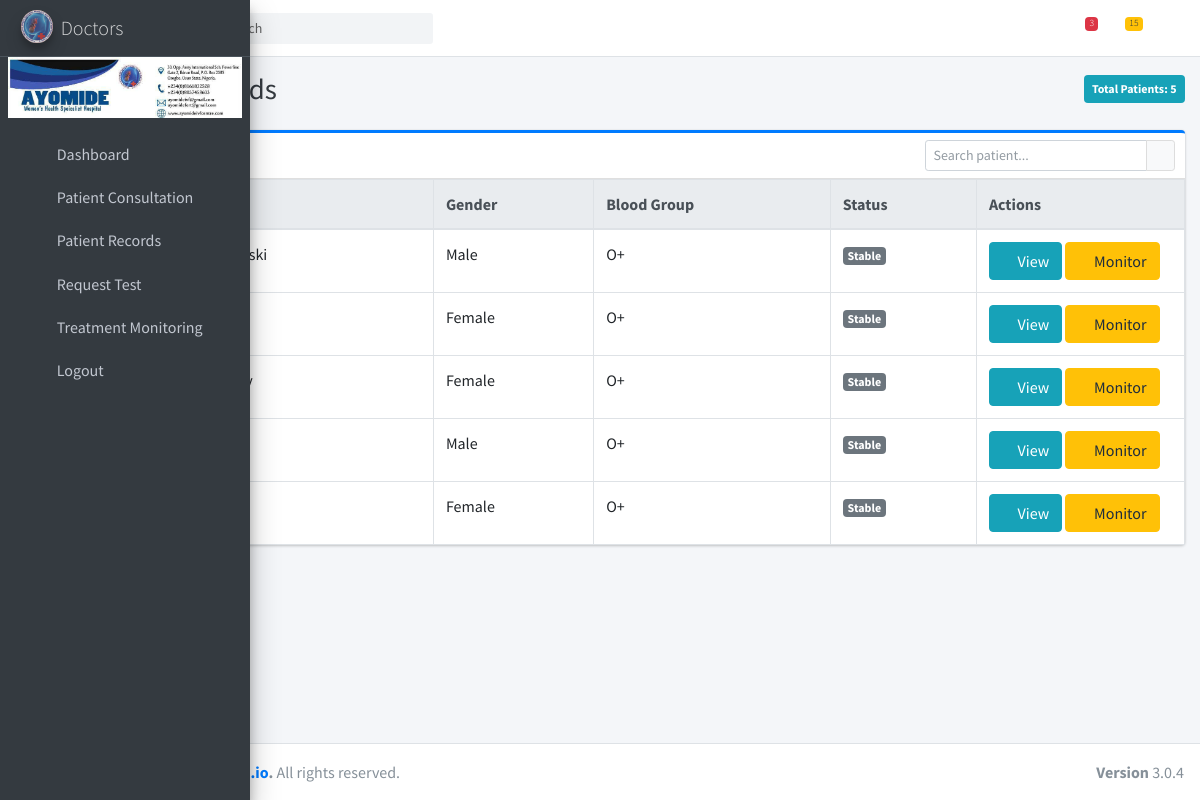
Screenshot of /d/medical-records/ (signed in) with the database file from the repository.
### hospapp/models.py (models this page shows, shortened)
class Patient(models.Model):
    BLOOD_GROUP_CHOICES = [
        ('A+', 'A+'), ('A-', 'A-'),
        ('B+', 'B+'), ('B-', 'B-'),
        ('AB+', 'AB+'), ('AB-', 'AB-'),
        ('O+', 'O+'), ('O-', 'O-'),
    ]
    STATUS_CHOICES = [
        ('stable', 'Stable'),
        ('critical', 'Critical'),
        ('recovered', 'Recovered'),
    ]
    full_name = models.CharField(max_length=200)
    gender = models.CharField()
    date_of_birth = models.DateField()
    phone = models.CharField(max_length=15)
    email = models.EmailField(blank=True, null=True)
    address = models.TextField()
    marital_status = models.CharField(max_length=20)
    nationality = models.CharField(max_length=50)
    state_of_origin = models.CharField(max_length=50, blank=True)
    id_type = models.CharField(max_length=20, blank=True)
    id_number = models.CharField(max_length=100, blank=True)
    next_of_kin_name = models.CharField(max_length=100)
    next_of_kin_phone = models.CharField(max_length=15)
    blood_group = models.CharField(max_length=3, choices=BLOOD_GROUP_CHOICES, default='O+')
    is_inpatient = models.BooleanField(default=False)
    ward = models.ForeignKey(Ward, null=True, blank=True, on_delete=models.SET_NULL)
    bed = models.ForeignKey(Bed, null=True, blank=True, on_delete=models.SET_NULL)
    status = models.CharField(max_length=20, choices=STATUS_CHOICES, default='stable')
    diagnosis = models.TextField(blank=True, null=True)
    medication = models.TextField(blank=True, null=True)
    notes = models.TextField(blank=True, null=True)
    referred_by = models.CharField(max_length=100, blank=True, null=True)
    first_time = models.CharField(max_length=20, blank=True)
    photo = models.ImageField(upload_to='patient_photos/', blank=True, null=True)
    date_registered = models.DateTimeField(auto_now_add=True)

### hospapp/views.py (the view)
# urls.py: path('d/medical-records/', views.access_medical_records, name='access_medical_records'),
@login_required(login_url='home')
def access_medical_records(request):
    patients = Patient.objects.all()
    return render(request, 'doctors/access_medical_records.html', {
        'patients': patients
    })

### hospapp/templates/doctors/access_medical_records.html (shortened to what this page needs)
{% extends "doctors/base.html" %}
{% load static %}
{% block content %}
<div class="content-header">
  <div class="container-fluid">
    <div class="d-flex justify-content-between align-items-center mb-2">
      <h1 class="m-0 text-dark">Patient Records</h1>
      <span class="badge badge-info p-2">Total Patients: {{ patients|length }}</span>
    </div>
  </div>
</div>
<section class="content">
  <div class="container-fluid">
    <div class="card card-outline card-primary">
      <div class="card-header">
        <h3 class="card-title">Browse All Patients</h3>
        <div class="card-tools">
          <form method="get">
            <div class="input-group input-group-sm" style="width: 250px;">
              <input type="text" name="q" class="form-control float-right" placeholder="Search patient...">
              <div class="input-group-append">
                <button type="submit" class="btn btn-default"><i class="fas fa-search"></i></button>
              </div>
            </div>
          </form>
        </div>
      </div>
      <div class="card-body p-0">
        <div class="table-responsive">
          <table class="table table-bordered table-hover text-nowrap mb-0">
            <thead class="thead-light">
              <tr>
                <th style="width: 50px;">#</th>
                <th>Patient Name</th>
                <th>Gender</th>
                <th>Blood Group</th>
                <th>Status</th>
                <th style="width: 160px;">Actions</th>
              </tr>
            </thead>
            <tbody>
              {% for patient in patients %}
              <tr>
                <td>{{ forloop.counter }}</td>
                <td>{{ patient.full_name }}</td>
                <td>{{ patient.gender }}</td>
                <td>{{ patient.blood_group }}</td>
                <td>
                  <span
                    class="badge badge-{% if patient.status == 'active' %}success{% elif patient.status == 'critical' %}danger{% else %}secondary{% endif %}">
                    {{ patient.get_status_display }}
                  </span>
                </td>
                <td>
                  <button class="btn btn-info" data-bs-toggle="modal" data-bs-target="#overviewModal" onclick="loadOverview({{ patient.id }})"><i class="fas fa-folder-open"></i> View</button>
                  <button class="btn btn-warning" data-bs-toggle="modal" data-bs-target="#monitorModal" onclick="loadMonitor({{ patient.id }})"><i class="fas fa-chart-line"></i> Monitor</button>
                </td>
              </tr>
              {% empty %}
              <tr>
                <td colspan="6" class="text-center text-muted">No patients found.</td>
              </tr>
              {% endfor %}
            </tbody>
          </table>
        </div>
      </div>
    </div>
  </div>
</section>
{% endblock %}

### hospapp/templates/doctors/base.html (shortened to what this page needs)
{% load static %}
<!DOCTYPE html>
<html>
<head>
    <link rel="stylesheet" href="{% static 'plugins/fontawesome-free/css/all.min.css' %}">
    <link rel="stylesheet" href="https://code.ionicframework.com/ionicons/2.0.1/css/ionicons.min.css">
    <link rel="stylesheet" href="{% static 'plugins/bootstrap-icons/bootstrap-icons.css' %}">
    <link rel="stylesheet" href="{% static 'dist/css/adminlte.min.css' %}">
</head>
<body class="hold-transition sidebar-mini sidebar-collapse">
    <div class="wrapper">
        <nav class="main-header navbar navbar-expand navbar-white navbar-light">
            <ul class="navbar-nav">
                <li class="nav-item">
                    <a class="nav-link" data-widget="pushmenu" href="#" role="button"></a>
                </li>
                <li class="nav-item d-none d-sm-inline-block">
                    <a href="{% url 'doctors' %}" class="nav-link">Home</a>
                </li>
            </ul>
            <form class="form-inline ml-3">
                <div class="input-group input-group-sm">
                    <input class="form-control form-control-navbar" type="search" placeholder="Search" aria-label="Search">
                    <div class="input-group-append">
                        <button class="btn btn-navbar" type="submit">
                            <i class="fas fa-search"></i>
                        </button>
                    </div>
                </div>
            </form>
            <ul class="navbar-nav ml-auto">
                <li class="nav-item dropdown">
                    <a class="nav-link" data-toggle="dropdown" href="#">
                        <i class="far fa-comments"></i>
                        <span class="badge badge-danger navbar-badge">3</span>
                    </a>
                </li>
                <li class="nav-item dropdown">
                    <a class="nav-link" data-toggle="dropdown" href="#">
                        <span class="badge badge-warning navbar-badge">15</span>
                    </a>
                </li>
                <li class="nav-item">
                    <a class="nav-link" data-widget="control-sidebar" data-slide="true" href="#" role="button">
                        <i class="fas fa-th-large"></i>
                    </a>
                </li>
            </ul>
        </nav>
        <aside class="main-sidebar sidebar-dark-primary elevation-4">
            <a href="{% url 'doctors' %}" class="brand-link">
                <img src="{% static 'dist/img/ayologo.jpg' %}" alt="Logo"
                     class="brand-image img-circle elevation-3" style="opacity: .8">
                <span class="brand-text font-weight-light">Doctors</span>
            </a>
            <div class="sidebar">
                <div class="mb-3">
                    <img src="{% static 'dist/img/header.jpg' %}" alt="Header Image" class="img-fluid">
                </div>
                <nav class="mt-2">
                    <ul class="nav nav-pills nav-sidebar flex-column" data-widget="treeview" role="menu" data-accordion="false">
                        <li class="nav-item">
                            <a href="{% url 'doctors' %}" class="nav-link">
                                <i class="nav-icon fas fa-th-large"></i>
                                <p>Dashboard</p>
                            </a>
                        </li>
                        <li class="nav-item">
                            <a href="{% url 'doctor_consultation' %}" class="nav-link">
                                <i class="nav-icon fas fa-user-md"></i>
                                <p>Patient Consultation</p>
                            </a>
                        </li>
                        <li class="nav-item">
                            <a href="{% url 'access_medical_records' %}" class="nav-link">
                                <i class="nav-icon fas fa-folder-open"></i>
                                <p>Patient Records</p>
                            </a>
                        </li>
                        <li class="nav-item">
                            <a href="{% url 'requesttest' %}" class="nav-link">
                                <i class="nav-icon fas fa-vials"></i>
                                <p>Request Test</p>
                            </a>
                        </li>
                        <li class="nav-item">
                            <a href="{% url 'monitoring' %}" class="nav-link">
                                <i class="nav-icon fas fa-chart-line"></i>
                                <p>Treatment Monitoring</p>
                            </a>
                        </li>
                        <li class="nav-item">
                            <a href="{% url 'logout' %}" class="nav-link">
                                <i class="nav-icon fas fa-sign-out-alt"></i>
                                <p>Logout</p>
                            </a>
                        </li>
                    </ul>
                </nav>
            </div>
        </aside>
        <div class="content-wrapper">
            {% block content %}
            {% endblock %}
        </div>
        <footer class="main-footer">
            <div class="float-right d-none d-sm-inline">
                <b>Version</b> 3.0.4
            </div>
            <strong>&copy; 2014-2019 <a href="http://adminlte.io">AdminLTE.io</a>.</strong> All rights reserved.
        </footer>
    </div>
</body>
</html>

### rows the page displays
Patient: gender "Male", blood_group "O+", status "Stable"
Patient: gender "Female", blood_group "O+", status "Stable"
Patient: gender "Female", blood_group "O+", status "Stable"
Patient: gender "Male", blood_group "O+", status "Stable"
Patient: gender "Female", blood_group "O+", status "Stable"

### other values shown
{{ patients|length }} "5"
